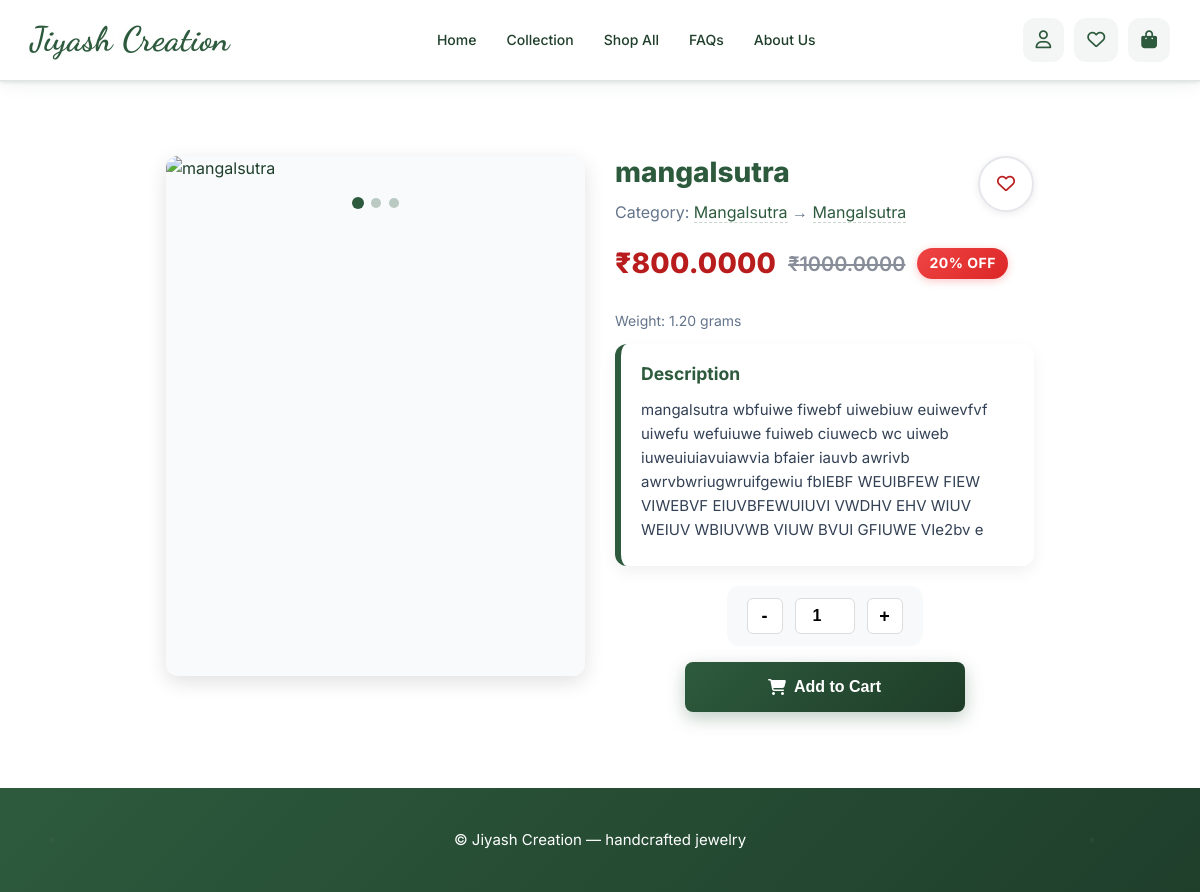
Page /product/imitation/i21/ on the committed database.
### app/models.py (models this page shows, shortened)
class ImitationProduct(models.Model):
    name = models.CharField(max_length=200, default='Unnamed Imitation Product')
    description = models.TextField(blank=True, null=True, default='')
    image1 = models.ImageField(upload_to='imitation_products/', blank=True, null=True)
    image2 = models.ImageField(upload_to='imitation_products/', blank=True, null=True)
    image3 = models.ImageField(upload_to='imitation_products/', blank=True, null=True)
    video = models.FileField(upload_to='imitation_products/videos/', blank=True, null=True)
    category = models.ForeignKey(ImitationCategory, on_delete=models.CASCADE, related_name='imitation_products', default=1)
    subcategory = models.ForeignKey(ImitationSubCategory, on_delete=models.CASCADE, related_name='imitation_products', default=1)
    original_price = models.DecimalField(max_digits=12, decimal_places=2, default=0.0)
    selling_price = models.DecimalField(max_digits=12, decimal_places=2, default=0.0)
    weight = models.DecimalField(max_digits=10, decimal_places=2, default=0.0)
    material_details = models.CharField(max_length=100, default='Brass')
    stock_quantity = models.PositiveIntegerField(default=0)
    is_active = models.BooleanField(default=True)
    created_at = models.DateTimeField(default=timezone.now)
    updated_at = models.DateTimeField(auto_now=True)
    objects = ProductManager()
    all_objects = models.Manager()  # Access to all objects including inactive
    class Meta:
        verbose_name = "Imitation Product"
        verbose_name_plural = "Imitation Product"
    @property
    def discount_percentage(self):
        if self.original_price and self.selling_price and self.original_price > self.selling_price:
            return ((self.original_price - self.selling_price) / self.original_price) * 100
        return 0

class ImitationCategory(models.Model):
    name = models.CharField(max_length=100, unique=True, default='Unnamed Imitation Category')
    image = models.ImageField(upload_to='imitation_category/', blank=True, null=True)
    is_active = models.BooleanField(default=True)
    class Meta:
        verbose_name = "Imitation Category"
        verbose_name_plural = "Imitation Category"

class ImitationSubCategory(models.Model):
    imitation_category = models.ForeignKey(ImitationCategory, on_delete=models.CASCADE, related_name='subcategory', default=1)
    name = models.CharField(max_length=100, default='Unnamed Imitation SubCategory')
    image = models.ImageField(upload_to='imitation_subcategory/', blank=True, null=True)
    is_active = models.BooleanField(default=True)
    class Meta:
        verbose_name = "Imitation SubCategory"
        verbose_name_plural = "Imitation SubCategory"

### app/views.py (the view)
# urls.py: path("product/imitation/i<int:pk>/", views.product_detail, {'product_type': 'imitation'}, name="product_detail_imitation"),
def product_detail(request, product_type, pk):
    product_model = ProductService.PRODUCT_TYPE_MAP.get(product_type)
    if not product_model or product_type not in ProductService.get_active_top_types():
        return redirect('app:home')
    try:
        product = product_model.objects.select_related('category', 'subcategory').get(pk=pk)
    except product_model.DoesNotExist:
        return redirect('app:home')
    product.product_type = product_type
    user = get_jwt_user(request)
    apply_country_pricing([product], user)
    try:
        if not hasattr(product, 'title'):
            product.title = getattr(product, 'name', '')
        if hasattr(product, 'image1'):
            product.primary_image = product.image1
        if hasattr(product, 'image2'):
            product.image_2 = product.image2
        if hasattr(product, 'image3'):
            product.image_3 = product.image3
    except Exception:
        pass
    wishlist_ids = set()
    if user:
        wishlist_ids = WishlistService.get_wishlist_product_ids_for_user_profile(user)
    is_in_wishlist = (ContentType.objects.get_for_model(type(product)).id, product.id) in wishlist_ids
    related_products = list(product_model.objects.filter(category=product.category, is_active=True).exclude(pk=product.pk).order_by('?')[:4])
    for related in related_products:
        related.product_type = product_type
    apply_country_pricing(related_products, user)
    context = {
        'product': product,
        'product_type': product_type,
        'is_in_wishlist': is_in_wishlist,
        'related_products': related_products,
        'user_country': 'India',
    }
    return render(request, 'app/product_detail.html', context)

### app/context_processors.py (called while the page is built)
def header_categories(request):
    try:
        qs = Category.objects.filter(is_active=True).order_by('name')[:3]
        items = [
            {
                'type': (c.name or '').lower(),
                'name': c.name,
            }
            for c in qs
        ]
    except Exception:
        items = []
    return {'header_categories': items}

### app/managers.py (called while the page is built)
    def active_only(self):
        return self.filter(
            is_active=True,
            category__is_active=True,
            subcategory__is_active=True
        )

    def get_queryset(self):
        return ActiveCategoryQuerySet(self.model, using=self._db).active_only()

### app/views.py (called while the page is built, shortened)
def get_jwt_user(request):
    auth = request.headers.get("Authorization", "") or request.META.get("HTTP_AUTHORIZATION", "")
    token = None
    if auth.startswith("Bearer "):
        token = auth.split(" ", 1)[1].strip()
    if not token:
        token = request.COOKIES.get('jwt_token')
    if not token:
        return None

def get_country_multiplier(user):
    try:
        india_multiplier = CountryMultiplier.objects.filter(country_name='India').first()
        if india_multiplier:
            return india_multiplier.multiplier
        return Decimal('1.0')
    except Exception as e:
        logger.error(f"Error getting country multiplier: {e}")
        return Decimal('1.0')

    @staticmethod
    def get_active_top_types():
        try:
            from .models import Category
            return set(c.name.lower() for c in Category.objects.filter(is_active=True))
        except Exception:
            return {'gold', 'silver', 'imitation'}

### app/templates/app/product_detail.html (shortened to what this page needs)
{% extends "app/base.html" %}
{% block content %}
<div class="product-detail-container">
  <div class="wishlist-corner">
    <span class="wishlist-btn wish-icon"
          data-product-id="{{ product.id }}"
          data-add-url="{% url 'app:add_to_wishlist' product_type=product_type pk=product.id %}"
          data-remove-url="{% url 'app:remove_from_wishlist' product_type=product_type pk=product.id %}"
          aria-pressed="{% if is_in_wishlist %}true{% else %}false{% endif %}"
          title="{% if is_in_wishlist %}Remove from Wishlist{% else %}Add to Wishlist{% endif %}">
      <i class="{% if is_in_wishlist %}fas{% else %}far{% endif %} fa-heart"></i>
    </span>
  </div>
  <div class="product-image-section">
    {% if product.primary_image %}
    <div class="auto-scroll-container">
      <img src="{{ product.primary_image.url }}" alt="{{ product.name }}" class="product-image" id="mainProductImage">
      <div class="image-dots" id="imageDots"></div>
    </div>
    {% else %}
    <div class="no-image-placeholder">
      <i class="fas fa-image"></i>
      <span>No image available</span>
    </div>
    {% endif %}
  </div>
  <div class="product-info-section">
    <h1 class="product-title">{{ product.title }}</h1>
    <div class="product-meta">
      {% if product.category %}
      <p class="product-category">
        <span class="meta-label">Category:</span>
        <a href="{% url 'app:category' category_type=product_type pk=product.category.id %}">{{ product.category.name }}</a>
        {% if product.subcategory %}
        → <a href="{% url 'app:subcategory' category_type=product_type pk=product.subcategory.id %}">{{ product.subcategory.name }}</a>
        {% endif %}
      </p>
      {% endif %}
      <div class="product-price">
        <span class="current-price">₹{{ product.display_selling_price|default:product.selling_price }}</span>
        {% if product.display_discount_percentage|default:product.discount_percentage > 0 %}
          <span class="original-price">₹{{ product.display_original_price|default:product.original_price }}</span>
          <span class="discount-badge">{{ product.display_discount_percentage|default:product.discount_percentage|floatformat:0 }}% OFF</span>
        {% endif %}
      </div>
      {% if product.weight %}
      <p class="product-weight">
        <span class="meta-label">Weight:</span>
        {{ product.weight }} grams
      </p>
      {% endif %}
    </div>
    <div class="product-description">
      <h3>Description</h3>
      {{ product.description|default:"No description available for this product."|linebreaks }}
    </div>
    <div class="product-actions">
      <div class="quantity-form">
        <button type="button" class="quantity-btn minus">-</button>
        <input type="number" name="quantity" value="1" min="1" max="10" class="quantity-input">
        <button type="button" class="quantity-btn plus">+</button>
      </div>
      <button class="add-to-cart-btn" data-cart-product-id="{{ product.id }}"
        data-add-url="{% if product_type == 'gold' %}{% url 'app:add_to_cart_gold' product_id=product.id %}{% elif product_type == 'silver' %}{% url 'app:add_to_cart_silver' product_id=product.id %}{% elif product_type == 'imitation' %}{% url 'app:add_to_cart_imitation' product_id=product.id %}{% else %}{% url 'app:add_to_cart' product_id=product.id %}{% endif %}">
        <i class="fas fa-shopping-cart"></i>
        Add to Cart
      </button>
    </div>
  </div>
</div>
{% endblock %}

### app/templates/app/base.html (style rules this page uses)
:root { --primary-color: #2d5a3d; --primary-light: #6fbf8f; --primary-dark: #1f3f2b; --primary-bg: #ffffff; --glass-bg: rgba(255, 255, 255, 0.5); --glass-bg-solid: rgba(255, 255, 255, 0.95); --glass-border: rgba(45, 90, 61, 0.15); --shadow-light: rgba(45, 90, 61, 0.08); --shadow-medium: rgba(45, 90, 61, 0.15); --shadow-heavy: rgba(45, 90, 61, 0.25); --text-primary: #1f3f2b; --text-secondary: #4a5568; --text-muted: #718096; --border-light: rgba(45, 90, 61, 0.1); --transition-fast: 0.2s cubic-bezier(0.4, 0, 0.2, 1); --transition-smooth: 0.3s cubic-bezier(0.4, 0, 0.2, 1); --transition-slow: 0.5s cubic-bezier(0.4, 0, 0.2, 1); }
* { margin: 0; padding: 0; box-sizing: border-box; }
html { font-size: 16px; scroll-behavior: smooth; -webkit-font-smoothing: antialiased; -moz-osx-font-smoothing: grayscale; }
body { font-family: 'Inter', sans-serif; line-height: 1.6; color: var(--text-primary); background-color: var(--primary-bg); overflow-x: hidden; position: relative; }
* { transition: all var(--transition-fast); }
*::before, *::after { transition: none; }
body { padding-top: 80px; }
.wish-icon, .wishlist-btn { transition: all 0.3s ease; cursor: pointer; }

### rows in the picture
ImitationProduct: title "mangalsutra", category.name "Mangalsutra", subcategory.name "Mangalsutra", display_selling_price "800.0000", display_original_price "1000.0000", display_discount_percentage "20", weight "1.20", description "mangalsutra wbfuiwe fiwebf uiwebiuw euiwevfvf uiwefu wefuiuwe fuiweb ciuwecb wc uiweb iuweuiuiavuiawvia bfaier iauvb awrivb awrvbwriugwruifgewiu fbIEBF WEUIBFEW FIEW VIWEBVF EIUVBFEWUIUVI VWDHV EHV WIUV WEIUV WBIUVWB VIUW BVUI GFIUWE VIe2bv e"
